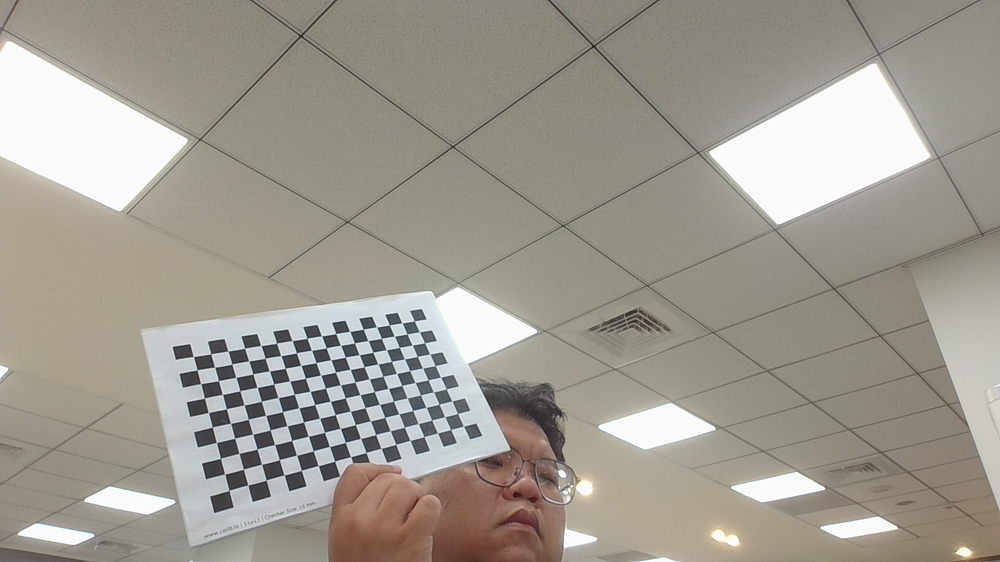
#> input picture test_image/cali_image_20260519/image_1.png, 1000 x 562 px, shrunk from 1920 x 1080 before the run; its folder holds only this picture in this run
$ python stereo_calibrate.py
#> lines starting #> are read from the running program, lines starting #| are printed output that depends on the picture
import cv2
import numpy as np
import os
import glob
import json
import time

# ==================== 標定參數設定 ====================
# 棋盤格尺寸 (內角點數量，例如 11x8 棋盤格，內角點為 10x7)
BOARD_SIZE = (10, 16)
# 棋盤格每個方格的真實邊長 (mm)
SQUARE_SIZE_MM = 15.0
# 存放棋盤格圖片的資料夾路徑
IMAGE_DIR = "cali_image_20260519"
# 輸出 JSON 檔名
OUTPUT_JSON = "calibration_result_c2.json"
# =====================================================

def calibrate():
    # 準備棋盤格 3D 座標
    objp = np.zeros((BOARD_SIZE[0] * BOARD_SIZE[1], 3), np.float32)
    objp[:, :2] = np.mgrid[0:BOARD_SIZE[0], 0:BOARD_SIZE[1]].T.reshape(-1, 2)
    objp *= SQUARE_SIZE_MM

    # 儲存偵測結果
    obj_points = []  # 3D 點
    img_points_L = [] # 左圖 2D 點
    img_points_R = [] # 右圖 2D 點

    image_files = glob.glob(os.path.join(IMAGE_DIR, "*.*"))
    image_files = [f for f in image_files if f.lower().endswith(('.png', '.jpg', '.jpeg'))]

    if not image_files:
        print(f"❌ 在 {IMAGE_DIR} 中找不到影像檔案。")
        return

    print(f"🔍 正在處理 {len(image_files)} 張影像...")

    valid_images = []

    for fname in image_files:
        img = cv2.imread(fname)
#> img is the input picture: shape (562, 1000, 3); mean B, G, R 145.8, 155.1, 159.6
        h, w = img.shape[:2]
#> h = 562; w = 1000

        # 圖片從中間切一半：左邊是左相機，右邊是右相機
        half_w = w // 2
#> half_w = 500
        img_L = img[:, :half_w]
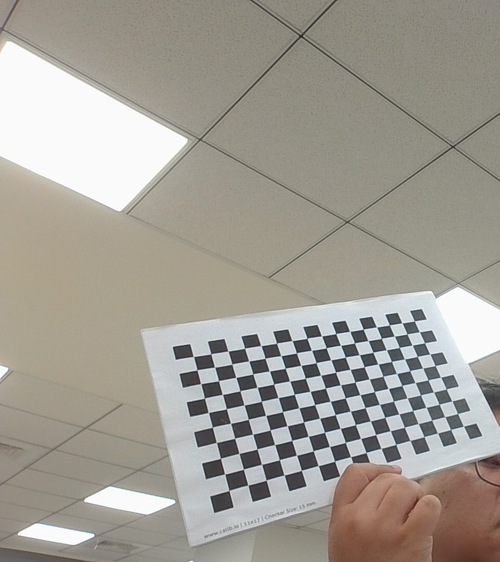
#> img_L: shape (562, 500, 3); mean B, G, R 148.6, 157.1, 161.4
        img_R = img[:, half_w:]
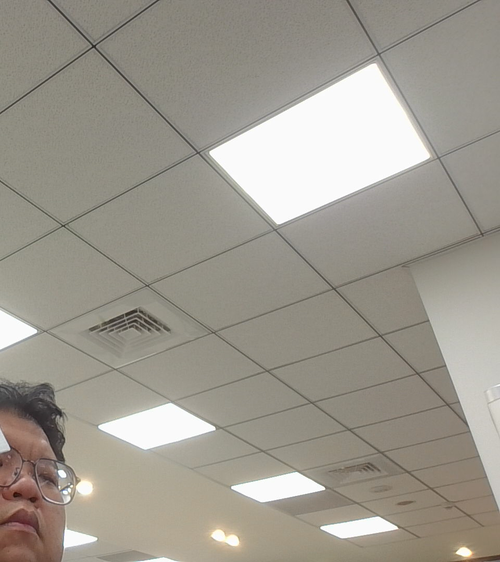
#> img_R: shape (562, 500, 3); mean B, G, R 143, 153.1, 157.9

        gray_L = cv2.cvtColor(img_L, cv2.COLOR_BGR2GRAY)
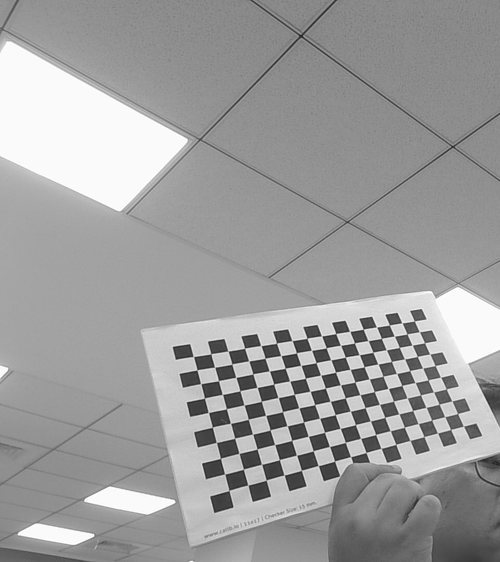
#> gray_L: shape (562, 500); min 34, max 255, mean 157.4
        gray_R = cv2.cvtColor(img_R, cv2.COLOR_BGR2GRAY)
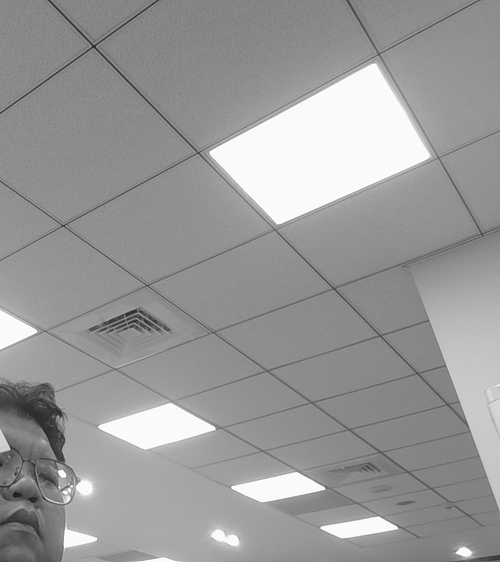
#> gray_R: shape (562, 500); min 23, max 255, mean 153.4

        # 尋找棋盤格角點
        ret_L, corners_L = cv2.findChessboardCorners(gray_L, BOARD_SIZE, None)
#> ret_L = True; corners_L = 160 rows, first 8: [414.3, 320.8], [419.4, 331.7], [424.5, 342.7], [429.8, 354.1], [435.1, 365.6], [440.5, 377.1], [446.3, 388.9], [451.9, 401]
        ret_R, corners_R = cv2.findChessboardCorners(gray_R, BOARD_SIZE, None)
#> ret_R = False; corners_R = None

        if ret_L and ret_R:
            # 亞像素精確化
            criteria = (cv2.TERM_CRITERIA_EPS + cv2.TERM_CRITERIA_MAX_ITER, 30, 0.001)
            corners_L = cv2.cornerSubPix(gray_L, corners_L, (11, 11), (-1, -1), criteria)
            corners_R = cv2.cornerSubPix(gray_R, corners_R, (11, 11), (-1, -1), criteria)

            obj_points.append(objp)
            img_points_L.append(corners_L)
            img_points_R.append(corners_R)
            valid_images.append(fname)
            print(f"✅ {os.path.basename(fname)} 偵測成功")
        else:
            print(f"⚠️ {os.path.basename(fname)} 偵測失敗 (L:{ret_L}, R:{ret_R})")
#| ⚠️ image_1.png 偵測失敗 (L:True, R:False)

    if len(img_points_L) < 5:
        print(f"❌ 有效影像不足 5 張 (目前僅 {len(img_points_L)} 張)，無法進行完整標定。")
        return

    # 1. 個別進行內部參數標定
    print("\n🎬 執行左相機內部標定...")
    ret_L, mtx_L, dist_L, rvecs_L, tvecs_L = cv2.calibrateCamera(obj_points, img_points_L, (gray_L.shape[1], gray_L.shape[0]), None, None)

    print("🎬 執行右相機內部標定...")
    ret_R, mtx_R, dist_R, rvecs_R, tvecs_R = cv2.calibrateCamera(obj_points, img_points_R, (gray_R.shape[1], gray_R.shape[0]), None, None)

    # 2. 計算每張影像的重投影誤差，找出誤差最小的 5 張
    errors = []
    for i in range(len(obj_points)):
        # 左相機誤差 (每個角點的平均歐式距離)
        imgpts2_L, _ = cv2.projectPoints(obj_points[i], rvecs_L[i], tvecs_L[i], mtx_L, dist_L)
        pts_diff_L = img_points_L[i].reshape(-1, 2) - imgpts2_L.reshape(-1, 2)
        err_L = np.mean(np.linalg.norm(pts_diff_L, axis=1))

        # 右相機誤差 (每個角點的平均歐式距離)
        imgpts2_R, _ = cv2.projectPoints(obj_points[i], rvecs_R[i], tvecs_R[i], mtx_R, dist_R)
        pts_diff_R = img_points_R[i].reshape(-1, 2) - imgpts2_R.reshape(-1, 2)
        err_R = np.mean(np.linalg.norm(pts_diff_R, axis=1))

        total_err = err_L + err_R
        errors.append((total_err, i))

    # 依誤差排序
    errors.sort(key=lambda x: x[0])
    best_indices = [idx for err, idx in errors[:5]]
    print(f"\n🏆 已篩選出誤差最小的 5 張影像進行外參計算：")
    for i in range(5):
        idx = best_indices[i]
        print(f"   - {os.path.basename(valid_images[idx])} (Error: {errors[i][0]:.4f})")

    # 取出 5 張精選影像的資料
    objp_best = [obj_points[i] for i in best_indices]
    imgp_L_best = [img_points_L[i] for i in best_indices]
    imgp_R_best = [img_points_R[i] for i in best_indices]

    # 3. 執行立體標定 (計算外部參數 R, T)
    print("\n🎬 執行立體標定 (Stereo Calibration)...")
    flags = cv2.CALIB_FIX_INTRINSIC # 先固定內參，只算外參
    criteria_stereo = (cv2.TERM_CRITERIA_MAX_ITER + cv2.TERM_CRITERIA_EPS, 100, 1e-5)

    ret, mtx_L_final, dist_L_final, mtx_R_final, dist_R_final, R, T, E, F = cv2.stereoCalibrate(
        objp_best, imgp_L_best, imgp_R_best,
        mtx_L, dist_L, mtx_R, dist_R,
        (gray_L.shape[1], gray_L.shape[0]),
        criteria=criteria_stereo, flags=flags
    )

    # 4. 儲存結果為 JSON
    result = {
        "calibration_time": time.strftime("%Y-%m-%d %H:%M:%S"),
        "reprojection_error": ret,
        "intrinsic_L": {
            "matrix": mtx_L_final.tolist(),
            "distortion": dist_L_final.flatten().tolist()
        },
        "intrinsic_R": {
            "matrix": mtx_R_final.tolist(),
            "distortion": dist_R_final.flatten().tolist()
        },
        "extrinsic": {
            "R": R.tolist(),
            "T": T.flatten().tolist(),
            "E": E.tolist(),
            "F": F.tolist()
        },
        "metadata": {
            "checkerboard_size": BOARD_SIZE,
            "square_size_mm": SQUARE_SIZE_MM,
            "best_5_images": [os.path.basename(valid_images[i]) for i in best_indices]
        }
    }

    with open(OUTPUT_JSON, 'w', encoding='utf-8') as f:
        json.dump(result, f, indent=4, ensure_ascii=False)

    print(f"\n🎉 標定成功！結果已儲存至: {OUTPUT_JSON}")
    print(f"📊 總立體重投影誤差: {ret:.4f}")

if __name__ == "__main__":
    calibrate()

$ run again, on test_image/cali_image_20260519/image_15.png
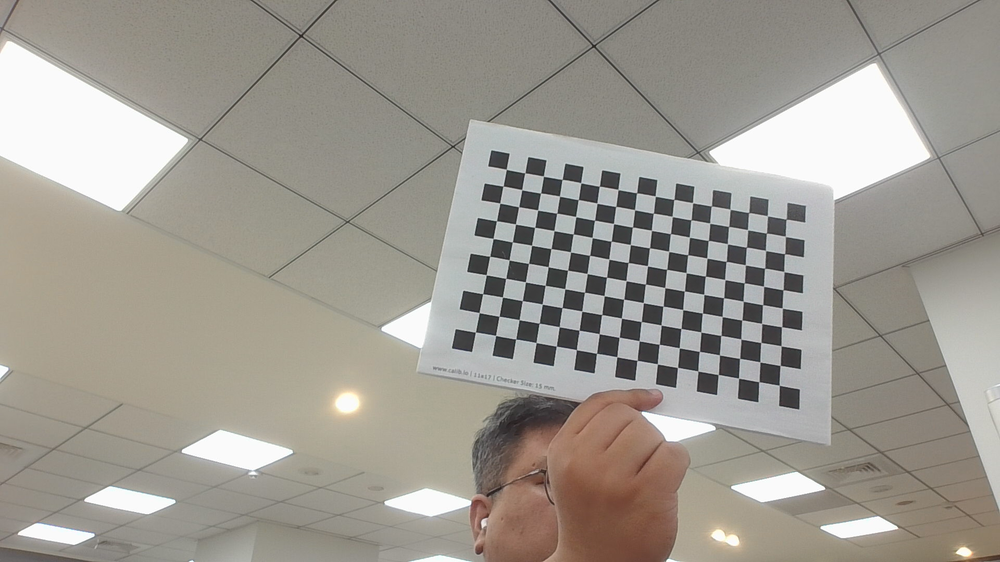
#> input picture test_image/cali_image_20260519/image_15.png, 1000 x 562 px, shrunk from 1920 x 1080 before the run
#> in calibrate, img is the input picture: shape (562, 1000, 3); mean B, G, R 145.3, 153.5, 157.8
#> in calibrate, `img_L = img[:, :half_w]`:
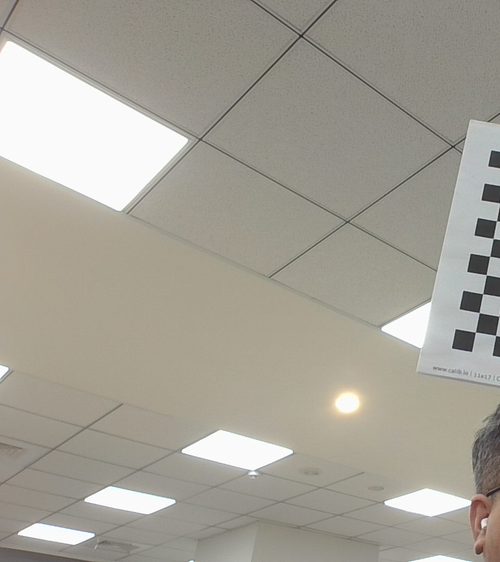
#> img_L: shape (562, 500, 3); mean B, G, R 150.9, 161.4, 165.1
#> in calibrate, `gray_R = cv2.cvtColor(img_R, cv2.COLOR_BGR2GRAY)`:
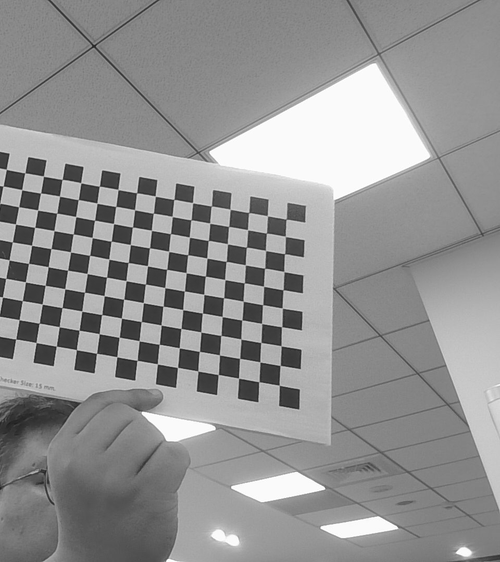
#> gray_R: shape (562, 500); min 30, max 255, mean 146.4
#> ret_L = False; corners_L = None
#> ret_R = False; corners_R = None
#| ⚠️ image_15.png 偵測失敗 (L:False, R:False)

$ run again, on test_image/cali_image_20260519/image_16.png
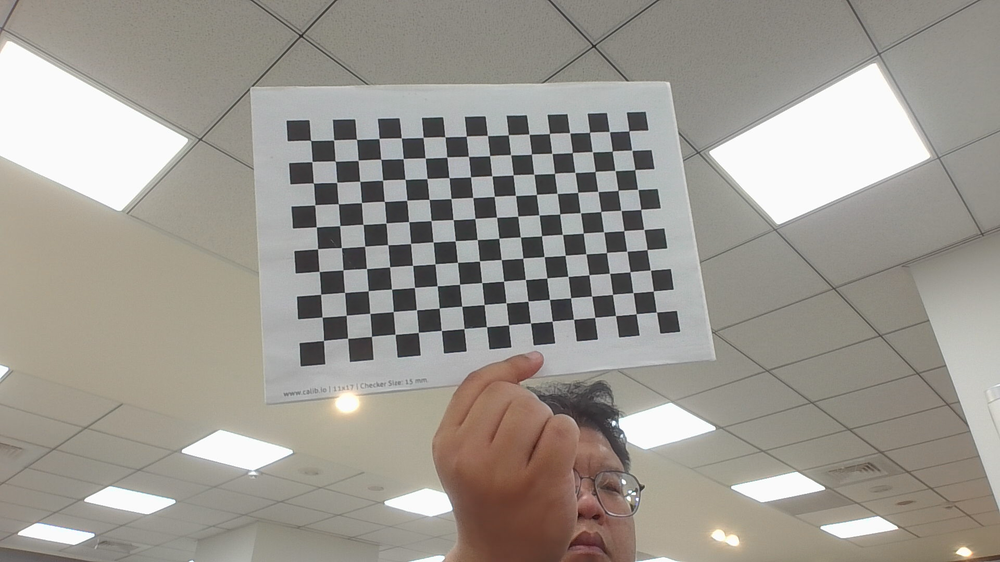
#> input picture test_image/cali_image_20260519/image_16.png, 1000 x 562 px, shrunk from 1920 x 1080 before the run
#> in calibrate, img is the input picture: shape (562, 1000, 3); mean B, G, R 144.6, 151.9, 156.2
#> in calibrate, `gray_L = cv2.cvtColor(img_L, cv2.COLOR_BGR2GRAY)`:
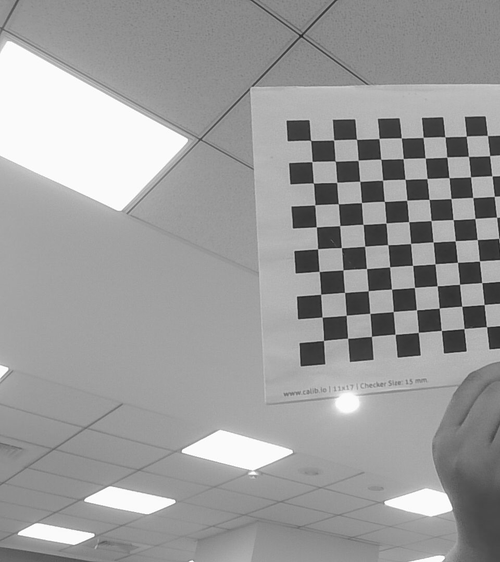
#> gray_L: shape (562, 500); min 29, max 255, mean 155.5
#> in calibrate, `gray_R = cv2.cvtColor(img_R, cv2.COLOR_BGR2GRAY)`:
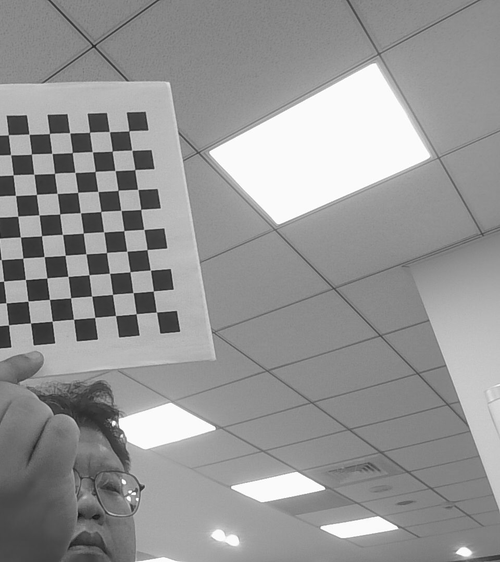
#> gray_R: shape (562, 500); min 22, max 255, mean 149.2
#> ret_L = False; corners_L = None
#> ret_R = False; corners_R = None
#| ⚠️ image_16.png 偵測失敗 (L:False, R:False)

$ run again, on test_image/cali_image_20260519/image_18.png
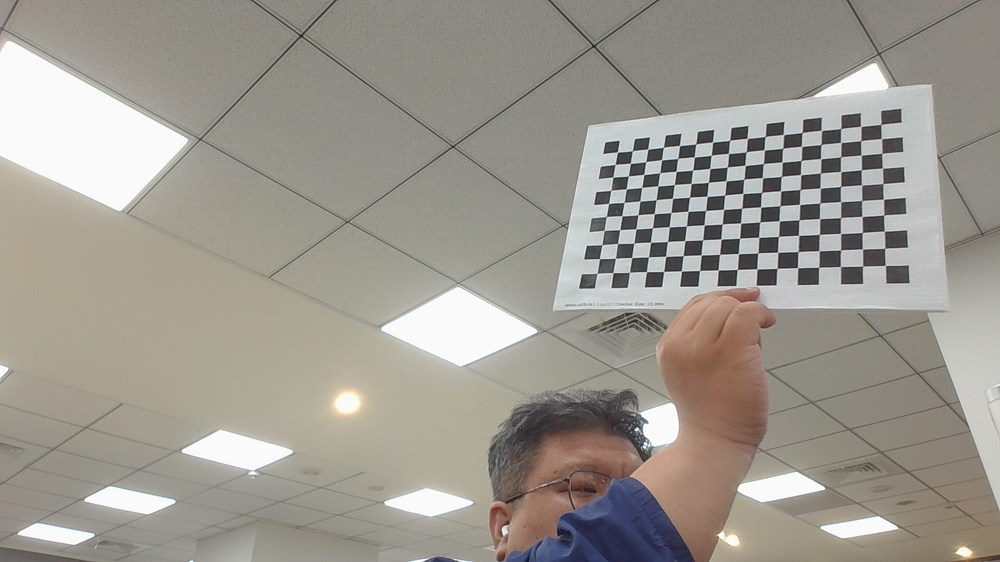
#> input picture test_image/cali_image_20260519/image_18.png, 1000 x 562 px, shrunk from 1920 x 1080 before the run
#> in calibrate, img is the input picture: shape (562, 1000, 3); mean B, G, R 144.1, 152.5, 157.1
#> in calibrate, `img_L = img[:, :half_w]`:
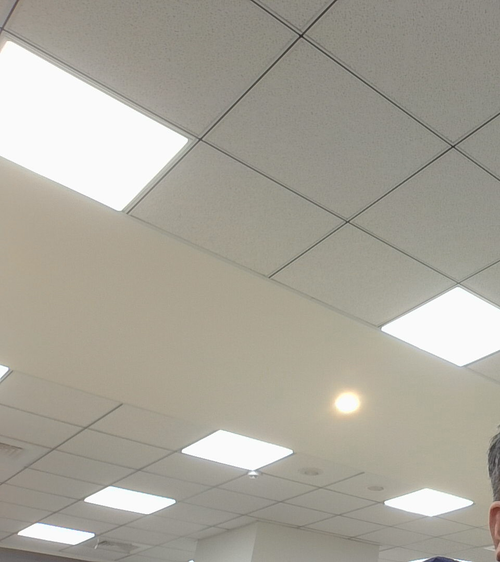
#> img_L: shape (562, 500, 3); mean B, G, R 154, 164.9, 168.7
#> in calibrate, `gray_R = cv2.cvtColor(img_R, cv2.COLOR_BGR2GRAY)`:
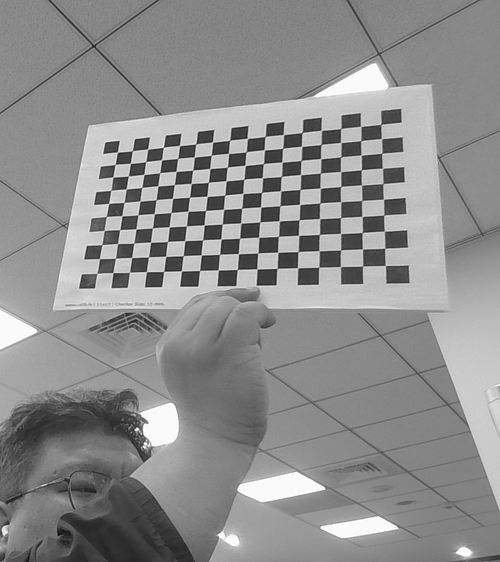
#> gray_R: shape (562, 500); min 15, max 255, mean 141
#> ret_L = False; corners_L = None
#> ret_R = True; corners_R = 160 rows, first 8: [380.8, 124.4], [381.4, 138.7], [381.9, 153.4], [382.4, 168], [382.9, 183.6], [383.5, 199.3], [383.6, 215.1], [384.5, 231.1]
#| ⚠️ image_18.png 偵測失敗 (L:False, R:True)

$ run again, on test_image/cali_image_20260519/image_10.png
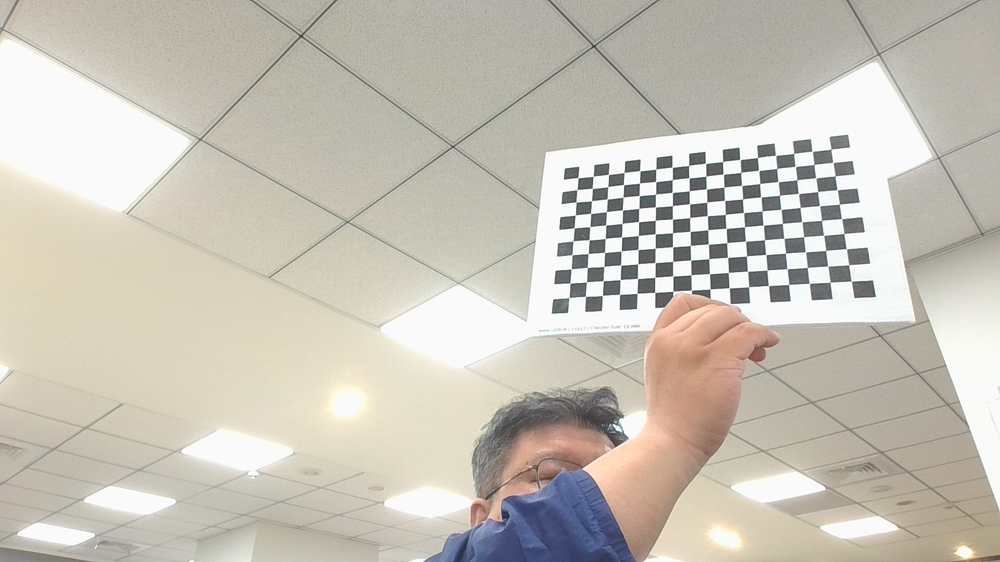
#> input picture test_image/cali_image_20260519/image_10.png, 1000 x 562 px, shrunk from 1920 x 1080 before the run
#> in calibrate, img is the input picture: shape (562, 1000, 3); mean B, G, R 183, 193.9, 198.9
#> in calibrate, `gray_R = cv2.cvtColor(img_R, cv2.COLOR_BGR2GRAY)`:
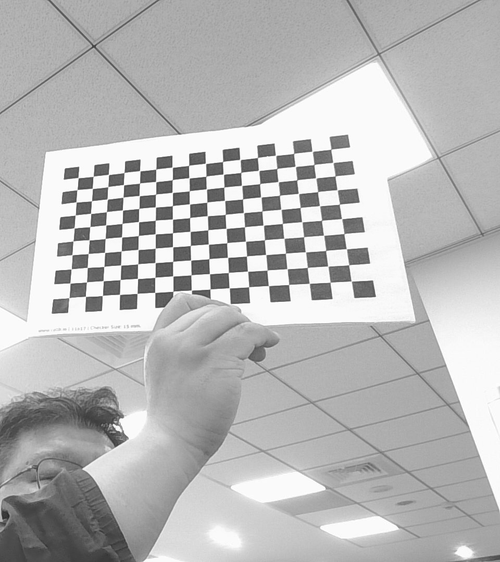
#> gray_R: shape (562, 500); min 39, max 255, mean 184.1
#> ret_L = False; corners_L = None
#> ret_R = True; corners_R = 160 rows, first 8: [330.8, 149.2], [332.9, 162.5], [335, 175.9], [337.1, 189.8], [339.4, 204.2], [341.6, 218.6], [343.9, 233.6], [346.4, 248.7]
#| ⚠️ image_10.png 偵測失敗 (L:False, R:True)
